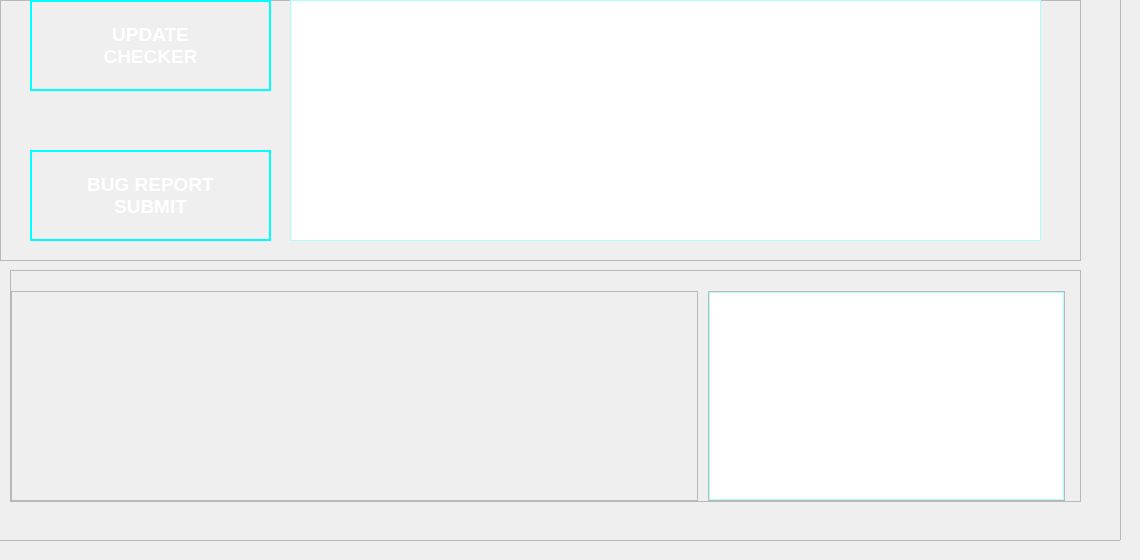
        <widget class="QWidget" name="page_6">
         <widget class="QFrame" name="frame_25">
          <property name="geometry">
           <rect>
            <x>-10</x>
            <y>-10</y>
            <width>1131</width>
            <height>551</height>
           </rect>
          </property>
          <property name="frameShape">
           <enum>QFrame::StyledPanel</enum>
          </property>
          <property name="frameShadow">
           <enum>QFrame::Raised</enum>
          </property>
          <widget class="QFrame" name="frame_27">
           <property name="geometry">
            <rect>
             <x>20</x>
             <y>280</y>
             <width>1071</width>
             <height>232</height>
            </rect>
           </property>
           <property name="frameShape">
            <enum>QFrame::StyledPanel</enum>
           </property>
           <property name="frameShadow">
            <enum>QFrame::Raised</enum>
           </property>
           <widget class="QFrame" name="frame_28">
            <property name="geometry">
             <rect>
              <x>1</x>
              <y>21</y>
              <width>687</width>
              <height>210</height>
             </rect>
            </property>
            <property name="frameShape">
             <enum>QFrame::StyledPanel</enum>
            </property>
            <property name="frameShadow">
             <enum>QFrame::Raised</enum>
            </property>
            <widget class="QLabel" name="label_15">
             <property name="geometry">
              <rect>
               <x>1</x>
               <y>1</y>
               <width>685</width>
               <height>208</height>
              </rect>
             </property>
             <property name="minimumSize">
              <size>
               <width>200</width>
               <height>0</height>
              </size>
             </property>
             <property name="maximumSize">
              <size>
               <width>15000000</width>
               <height>15000000</height>
              </size>
             </property>
             <property name="text">
              <string/>
             </property>
             <property name="pixmap">
              <pixmap>image/1-5.png</pixmap>
             </property>
            </widget>
           </widget>
           <widget class="QFrame" name="frame_29">
            <property name="geometry">
             <rect>
              <x>698</x>
              <y>21</y>
              <width>357</width>
              <height>210</height>
             </rect>
            </property>
            <property name="frameShape">
             <enum>QFrame::StyledPanel</enum>
            </property>
            <property name="frameShadow">
             <enum>QFrame::Raised</enum>
            </property>
            <widget class="QTextEdit" name="textEdit_3">
             <property name="geometry">
              <rect>
               <x>1</x>
               <y>1</y>
               <width>355</width>
               <height>208</height>
              </rect>
             </property>
             <property name="font">
              <font>
               <pointsize>9</pointsize>
               <stylestrategy>PreferDefault</stylestrategy>
              </font>
             </property>
             <property name="styleSheet">
              <string notr="true">QTextEdit {
	color: rgb(255,255,255);
	border: 1px solid rgb(170, 255, 255);
}</string>
             </property>
             <property name="lineWrapMode">
              <enum>QTextEdit::FixedColumnWidth</enum>
             </property>
             <property name="lineWrapColumnOrWidth">
              <number>365</number>
             </property>
             <property name="readOnly">
              <bool>true</bool>
             </property>
            </widget>
           </widget>
          </widget>
          <widget class="QFrame" name="frame_26">
           <property name="geometry">
            <rect>
             <x>10</x>
             <y>10</y>
             <width>1081</width>
             <height>261</height>
            </rect>
           </property>
           <property name="frameShape">
            <enum>QFrame::StyledPanel</enum>
           </property>
           <property name="frameShadow">
            <enum>QFrame::Raised</enum>
           </property>
           <widget class="QTextEdit" name="textEdit_4">
            <property name="geometry">
             <rect>
              <x>290</x>
              <y>0</y>
              <width>751</width>
              <height>241</height>
             </rect>
            </property>
            <property name="font">
             <font>
              <pointsize>11</pointsize>
             </font>
            </property>
            <property name="styleSheet">
             <string notr="true">QTextEdit {
	color: rgb(255,255,255);
	border: 1px solid rgb(170, 255, 255);
}</string>
            </property>
           </widget>
           <widget class="QPushButton" name="update_checker">
            <property name="geometry">
             <rect>
              <x>30</x>
              <y>0</y>
              <width>241</width>
              <height>91</height>
             </rect>
            </property>
            <property name="font">
             <font>
              <pointsize>14</pointsize>
              <bold>true</bold>
              <underline>false</underline>
              <strikeout>false</strikeout>
             </font>
            </property>
            <property name="styleSheet">
             <string notr="true">
QPushButton {
	color: rgb(255, 255, 255);
	border: 2px solid rgb(0, 255, 255);
}
QPushButton:hover {
    background-color: rgb(103, 255, 2);
}
QPushButton:pressed {
    background-color: rgb(224, 0, 0);
    border-style: inset;
}
</string>
            </property>
            <property name="inputMethodHints">
             <set>Qt::ImhNone</set>
            </property>
            <property name="text">
             <string>UPDATE
CHECKER</string>
            </property>
            <property name="autoDefault">
             <bool>false</bool>
            </property>
            <property name="default">
             <bool>false</bool>
            </property>
           </widget>
           <widget class="QPushButton" name="bug_report">
            <property name="geometry">
             <rect>
              <x>30</x>
              <y>150</y>
              <width>241</width>
              <height>91</height>
             </rect>
            </property>
            <property name="font">
             <font>
              <pointsize>14</pointsize>
              <bold>true</bold>
              <underline>false</underline>
              <strikeout>false</strikeout>
             </font>
            </property>
            <property name="styleSheet">
             <string notr="true">
QPushButton {
	color: rgb(255, 255, 255);
	border: 2px solid rgb(0, 255, 255);
}
QPushButton:hover {
    background-color: rgb(103, 255, 2);
}
QPushButton:pressed {
    background-color: rgb(224, 0, 0);
    border-style: inset;
}
</string>
            </property>
            <property name="inputMethodHints">
             <set>Qt::ImhNone</set>
            </property>
            <property name="text">
             <string>BUG REPORT
SUBMIT</string>
            </property>
            <property name="autoDefault">
             <bool>false</bool>
            </property>
            <property name="default">
             <bool>false</bool>
            </property>
           </widget>
          </widget>
         </widget>
        </widget>
